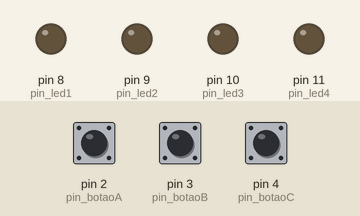
Recording of a sketch running on a simulated Arduino Uno, built with avr-gcc and run on an emulated ATmega328P. Shown: output pins drawn as LEDs (lit = HIGH). The inputs (shaded band) are chosen by the test bench; at power-on: pin 2 (pin_botaoA) LOW, pin 3 (pin_botaoB) LOW, pin 4 (pin_botaoC) LOW.

Above: at 1.2 s.
1.3 s: pin 2 (pin_botaoA) pulled HIGH for 0.15 s
At 1.37 s:
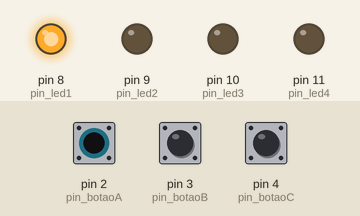
2.9 s: pin 3 (pin_botaoB) pulled HIGH for 0.15 s
At 2.97 s:
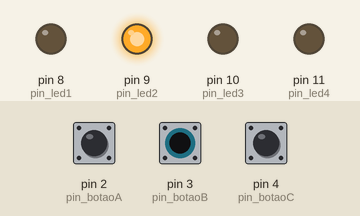
4.5 s: pin 3 (pin_botaoB) pulled HIGH for 3.2 s
At 8.7 s:
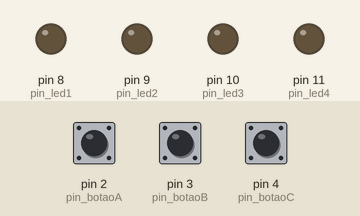
9.2 s: pin 2 (pin_botaoA) pulled HIGH for 3.2 s
At 9.9 s:
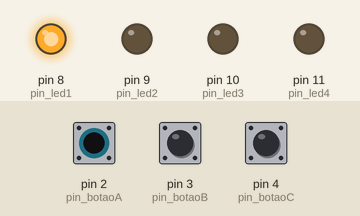
Timing chart, 0 to 13.9 s (numbered marks = the images above; inputs shaded):
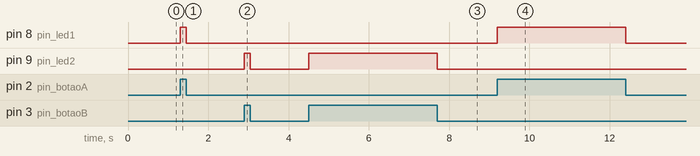

The sketch:

semafaro_com_preferencia.ino
```cpp
#define pin_led1 8
#define pin_led2 9
#define pin_led3 10
#define pin_led4 11
#define pin_botaoA 2
#define pin_botaoB 3
#define pin_botaoC 4
void setup() {
  // put your setup code here, to run once:
  pinMode(pin_led1,OUTPUT);
  pinMode(pin_led2,OUTPUT);
  pinMode(pin_led3,OUTPUT);
  pinMode(pin_led4,OUTPUT);

  pinMode(pin_botaoA,INPUT);
  pinMode(pin_botaoB,INPUT);
  pinMode(pin_botaoC,INPUT);
}

void loop() {
  // put your main code here, to run repeatedly:
 bool botaoA = digitalRead(pin_botaoA);
 bool botaoB = digitalRead(pin_botaoB);
 bool botaoC = digitalRead(pin_botaoC);

if (botaoA == 1){
	digitalWrite(pin_led1, HIGH);
	digitalWrite(pin_led2, LOW);
}
if (botaoB == 1 && botaoA == 0){
  digitalWrite(pin_led1, LOW);
	digitalWrite(pin_led2, HIGH);
}
if (botaoB == 0 && botaoA == 0){
  digitalWrite(pin_led1, LOW);
	digitalWrite(pin_led2, LOW);
}

}
```

Measured:
- after the input at 1.3 s, pin 8 (pin_led1): LOW → HIGH at once, → LOW 0.15 s later
- after the input at 2.9 s, pin 9 (pin_led2): LOW → HIGH at once, → LOW 0.15 s later
- after the input at 4.5 s, pin 9 (pin_led2): LOW → HIGH at once, → LOW 3.2 s later
- after the input at 9.2 s, pin 8 (pin_led1): LOW → HIGH at once, → LOW 3.2 s later
